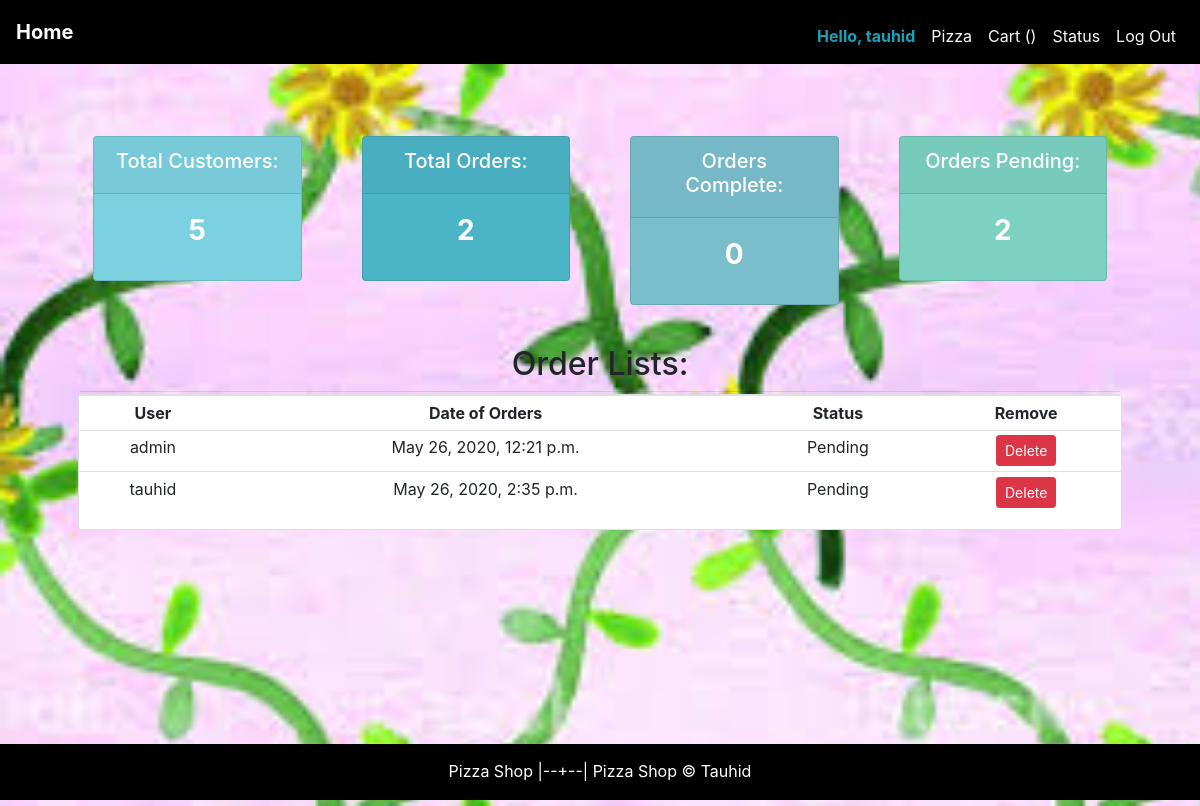
/status (signed in), run on the app's committed database.
### orders/models.py (models this page shows, shortened)
class Order(models.Model):
    user = models.ForeignKey(User, on_delete=models.CASCADE)
    order_total = models.DecimalField(max_digits=6, decimal_places=2, default=0.00)
    status = models.CharField(max_length=64, default="Pending")
    date = models.DateTimeField(auto_now_add=True, blank=True)
    order_number = models.IntegerField(null=True)
    toppings_left = models.IntegerField(null=True)
    state = models.CharField(max_length=64,null=True )

### orders/views.py (the view)
# urls.py: path('status', views.status, name="status"),
def status(request):
    orders = Order.objects.all()
    customers = User.objects.all()
    total_customers = customers.count()
    total_orders = orders.count()
    Completed = orders.filter(status='Completed').count()
    pending = orders.filter(status='Pending').count()
    context= {'orders':orders, 'customers':customers, 'total_customers': total_customers,
    'total_orders':total_orders, 'Completed':Completed, 'pending': pending}
    return render(request, 'orders/status.html', context)

### orders/templates/orders/status.html (shortened to what this page needs)
{% extends 'orders/base.html' %}
{% block main %}
<br>
<div class="row">
  <div class="col">
        <div class="col-md">
            <div class="card text-center text-white mb-3" id="total-customers">
              <div class="card-header">
                <h5 class="clar-title">Total Customers:</h5>
              </div>
                <div class="card-body">
                   <h3 class="card-title">{{total_customers}}</h3>
                </div>
              </div>
          </div>
     </div>
  <div class="col">
      <div class="col-md">
          <div class="card text-center text-white mb-3" id="total-orders">
            <div class="card-header">
              <h5 class="clar-title">Total Orders:</h5>
            </div>
              <div class="card-body">
                 <h3 class="card-title">{{total_orders}}</h3>
              </div>
            </div>
        </div>
   </div>
   <div class="col">
         <div class="col-md">
             <div class="card text-center text-white mb-3" id="orders-delivered">
               <div class="card-header">
                 <h5 class="clar-title">Orders Complete:</h5>
               </div>
                 <div class="card-body">
                    <h3 class="card-title">{{Completed}}</h3>
                 </div>
               </div>
           </div>
      </div>
    <div class="col">
          <div class="col-md">
              <div class="card text-center text-white mb-3" id="orders-pending">
                <div class="card-header">
                  <h5 class="clar-title">Orders Pending:</h5>
                </div>
                  <div class="card-body">
                     <h3 class="card-title">{{pending}}</h3>
                  </div>
                </div>
            </div>
       </div>
  </div>
<br>
<div class="row">
           <div class="col-md-12">
          <h2 class="text-#1f1a0b">Order Lists:</h2>
           <hr>
            <div class="card card body">
                   <table class="table table-sm">
                      <tr>
                        <th>User</th>
                        <th>Date of Orders</th>
                        <th>Status</th>
                        <th>Remove</th>
                      </tr>
                      {% for order in orders %}
                      <tr>
                        <td>{{order.user}}</td>
                        <td>{{order.date}}</td>
                        <td>{{order.status}}</td>
                        <td><a <a class="btn btn-sm btn-danger" href="{% url 'delete_order' order.id %}">Delete</a></td>
                      </tr>
                      {% endfor %}
                    </table>
              </div>
          </div>
    </div>
{% endblock %}

### orders/templates/orders/base.html (shortened to what this page needs)
<!DOCTYPE html>
<html lang="en">
    <head>
        <link rel="stylesheet" href="https://maxcdn.bootstrapcdn.com/bootstrap/4.0.0/css/bootstrap.min.css">
        {% load static %}
        <link rel="stylesheet" href="{% static 'orders/styles.css' %}">
    </head>
    <body>
        <div id="page-container">
            <div id="content-wrap">
                <nav class="navbar navbar-expand-md navbar-dark">
                    <a class="navbar-brand" href="/"><strong>Home</strong></a>
                    <div class="collapse navbar-collapse" id="navbar">
                        {% if request.user.is_authenticated %}
                            <ul class="navbar-nav ml-auto mt-2">
								{%if not request.user.is_superuser %}
								<li class="nav-item">
                                    <a class="nav-link text-info font-weight-bold" href="#">Hello, {{request.user}}</a>
                                </li>
								<li class="nav-item">
                                    <a class="nav-link text-light" href="{% url 'index' %}">Pizza</a>
                                </li>
                                <li class="nav-item">
                                    <a class="nav-link text-light" href="{% url 'cart' %}">Cart ({{ count }})</a>
                                </li>
								<li class="nav-item">
                                    <a class="nav-link text-light" href="{% url 'gen_status' %}">Status</a>
                                </li>
                                <li class="nav-item">
                                    <a class="nav-link text-light" href="{% url 'logout' %}">Log Out</a>
                                </li>
								{% endif %}
                            </ul>
                        {% endif %}
                    </div>
                </nav>
                <main class="container p-5">
                    {% block main %}{% endblock %}
                </main>
            </div>
            <footer id="footer">
                <label style="padding: 15px;"> Pizza Shop |--+--| Pizza Shop &copy; Tauhid</label>
            </footer>
        </div>
    </body>
</html>

### orders/static/orders/styles.css (style rules this page uses)
main { overflow-x: auto; text-align: center; }
#page-container { position: relative; min-height: 100vh; }
#content-wrap { padding-bottom: 3.5rem; }
#footer { position: absolute; bottom: 0; width: 100%; background-color: black; color: #ffffff; text-align: center; vertical-align: middle; height: 3.5rem; }
body { background-image: url("background.jpg"); background-size: cover; background-attachment: fixed; }
.navbar { background-color: black; color: #ffffff; }
h3 { font-weight: 700; }
hr { margin: 2px; }

### orders/templates/orders/status.html (style rules this page uses)
body { background-color:#ebeff5; }
#total-customers { background-color:#7cd1e0; }
#total-orders { background-color:#4cb4c7; }
#orders-delivered { background-color:#7abecc; }
#orders-pending { background-color:#7cd1c0; }

### data on the page
Order: user "admin", date "May 26, 2020, 12:21 p.m.", status "Pending"
Order: user "tauhid", date "May 26, 2020, 2:35 p.m.", status "Pending"

### other printed values
{{ request.user }} "tauhid"
{{ total_customers }} "5"
{{ total_orders }} "2"
{{ Completed }} "0"
{{ pending }} "2"
